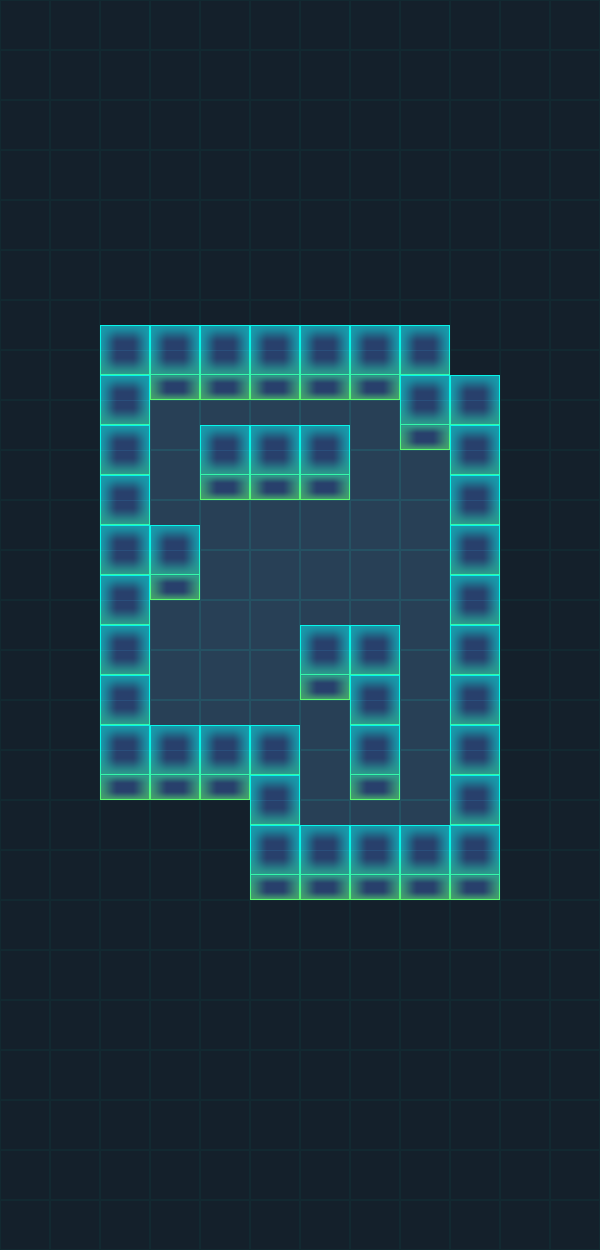

This game map was drawn from its Tiled (.tmx) file and the tilesets committed beside it. A one-line description and the full map source follow:
An orthogonal 12x25 tile map with 50x50 px tiles, 4 tile layers (BG, WallBottom, Play, WallUp) and 7 objects (Hero, M1, M2, End).

<map version="1.0" orientation="orthogonal" renderorder="right-down" width="12" height="25" tilewidth="50" tileheight="50" nextobjectid="24">
 <tileset firstgid="1" source="tiles.tsx" />
 <layer name="BG" width="12" height="25">
  <data encoding="csv">
6,6,6,6,6,6,6,6,6,6,6,6,
6,6,6,6,6,6,6,6,6,6,6,6,
6,6,6,6,6,6,6,6,6,6,6,6,
6,6,6,6,6,6,6,6,6,6,6,6,
6,6,6,6,6,6,6,6,6,6,6,6,
6,6,6,6,6,6,6,6,6,6,6,6,
6,6,6,6,6,6,6,6,6,6,6,6,
6,6,6,6,6,6,6,6,6,6,6,6,
6,6,6,5,5,5,5,5,6,6,6,6,
6,6,6,5,6,6,6,5,5,6,6,6,
6,6,6,5,5,5,5,5,5,6,6,6,
6,6,6,6,5,5,5,5,5,6,6,6,
6,6,6,5,5,5,5,5,5,6,6,6,
6,6,6,5,5,5,6,6,5,6,6,6,
6,6,6,5,5,5,5,6,5,6,6,6,
6,6,6,6,6,6,5,6,5,6,6,6,
6,6,6,6,6,6,5,5,5,6,6,6,
6,6,6,6,6,6,6,6,6,6,6,6,
6,6,6,6,6,6,6,6,6,6,6,6,
6,6,6,6,6,6,6,6,6,6,6,6,
6,6,6,6,6,6,6,6,6,6,6,6,
6,6,6,6,6,6,6,6,6,6,6,6,
6,6,6,6,6,6,6,6,6,6,6,6,
6,6,6,6,6,6,6,6,6,6,6,6,
6,6,6,6,6,6,6,6,6,6,6,6
</data>
 </layer>
 <layer name="WallBottom" width="12" height="25">
  <data encoding="csv">
0,0,0,0,0,0,0,0,0,0,0,0,
0,0,0,0,0,0,0,0,0,0,0,0,
0,0,0,0,0,0,0,0,0,0,0,0,
0,0,0,0,0,0,0,0,0,0,0,0,
0,0,0,0,0,0,0,0,0,0,0,0,
0,0,0,0,0,0,0,0,0,0,0,0,
0,0,3,3,3,3,3,3,3,0,0,0,
0,0,4,2,2,2,2,2,4,3,0,0,
0,0,4,0,0,0,0,0,2,4,0,0,
0,0,4,0,2,2,2,0,0,4,0,0,
0,0,4,0,0,0,0,0,0,4,0,0,
0,0,4,2,0,0,0,0,0,4,0,0,
0,0,4,0,0,0,0,0,0,4,0,0,
0,0,4,0,0,0,2,4,0,4,0,0,
0,0,4,0,0,0,0,4,0,4,0,0,
0,0,2,2,2,4,0,2,0,4,0,0,
0,0,0,0,0,4,0,0,0,4,0,0,
0,0,0,0,0,2,2,2,2,2,0,0,
0,0,0,0,0,0,0,0,0,0,0,0,
0,0,0,0,0,0,0,0,0,0,0,0,
0,0,0,0,0,0,0,0,0,0,0,0,
0,0,0,0,0,0,0,0,0,0,0,0,
0,0,0,0,0,0,0,0,0,0,0,0,
0,0,0,0,0,0,0,0,0,0,0,0,
0,0,0,0,0,0,0,0,0,0,0,0
</data>
 </layer>
 <objectgroup name="Star">
  <object id="5" x="360.667" y="603" width="31.6667" height="34" />
  <object id="16" x="309.333" y="808.666" width="29.3333" height="25.3333" />
  <object id="17" x="308.334" y="510" width="26.6667" height="31" />
 </objectgroup>
 <objectgroup name="Coin" />
 <objectgroup name="Actor">
  <object id="1" name="Hero" x="164" y="421" width="8.333" height="10">
   <ellipse />
  </object>
  <object id="2" name="M1" x="369.667" y="78.3333" width="10" height="10">
   <ellipse />
  </object>
  <object id="3" name="M2" x="467" y="83" width="10" height="10">
   <ellipse />
  </object>
  <object id="15" name="End" x="421" y="468.333" width="10" height="10">
   <ellipse />
  </object>
 </objectgroup>
 <layer name="Play" width="12" height="25">
  <data encoding="csv">
0,0,0,0,0,0,0,0,0,0,0,0,
0,0,0,0,0,0,0,0,0,0,0,0,
0,0,0,0,0,0,0,0,0,0,0,0,
0,0,0,0,0,0,0,0,0,0,0,0,
0,0,0,0,0,0,0,0,0,0,0,0,
0,0,0,0,0,0,0,0,0,0,0,0,
0,0,0,0,0,0,0,0,0,0,0,0,
0,0,0,0,0,0,0,0,0,0,0,0,
0,0,0,0,0,0,0,0,0,0,0,0,
0,0,0,0,0,0,0,0,0,0,0,0,
0,0,0,0,0,0,0,0,0,0,0,0,
0,0,0,0,0,0,0,0,0,0,0,0,
0,0,0,0,0,0,0,0,0,0,0,0,
0,0,0,0,0,0,0,0,0,0,0,0,
0,0,0,0,0,0,0,0,0,0,0,0,
0,0,0,0,0,0,0,0,0,0,0,0,
0,0,0,0,0,0,0,0,0,0,0,0,
0,0,0,0,0,0,0,0,0,0,0,0,
0,0,0,0,0,0,0,0,0,0,0,0,
0,0,0,0,0,0,0,0,0,0,0,0,
0,0,0,0,0,0,0,0,0,0,0,0,
0,0,0,0,0,0,0,0,0,0,0,0,
0,0,0,0,0,0,0,0,0,0,0,0,
0,0,0,0,0,0,0,0,0,0,0,0,
0,0,0,0,0,0,0,0,0,0,0,0
</data>
 </layer>
 <layer name="WallUp" width="12" height="25">
  <data encoding="csv">
0,0,0,0,0,0,0,0,0,0,0,0,
0,0,0,0,0,0,0,0,0,0,0,0,
0,0,0,0,0,0,0,0,0,0,0,0,
0,0,0,0,0,0,0,0,0,0,0,0,
0,0,0,0,0,0,0,0,0,0,0,0,
0,0,0,0,0,0,0,0,0,0,0,0,
0,0,0,0,0,0,0,0,0,0,0,0,
0,0,0,0,0,0,0,0,0,0,0,0,
0,0,0,0,1,1,1,0,0,0,0,0,
0,0,0,0,0,0,0,0,0,0,0,0,
0,0,0,1,0,0,0,0,0,0,0,0,
0,0,0,0,0,0,0,0,0,0,0,0,
0,0,0,0,0,0,1,1,0,0,0,0,
0,0,0,0,0,0,0,0,0,0,0,0,
0,0,0,1,1,1,0,0,0,0,0,0,
0,0,0,0,0,0,0,0,0,0,0,0,
0,0,0,0,0,0,1,1,1,0,0,0,
0,0,0,0,0,0,0,0,0,0,0,0,
0,0,0,0,0,0,0,0,0,0,0,0,
0,0,0,0,0,0,0,0,0,0,0,0,
0,0,0,0,0,0,0,0,0,0,0,0,
0,0,0,0,0,0,0,0,0,0,0,0,
0,0,0,0,0,0,0,0,0,0,0,0,
0,0,0,0,0,0,0,0,0,0,0,0,
0,0,0,0,0,0,0,0,0,0,0,0
</data>
 </layer>
</map>
